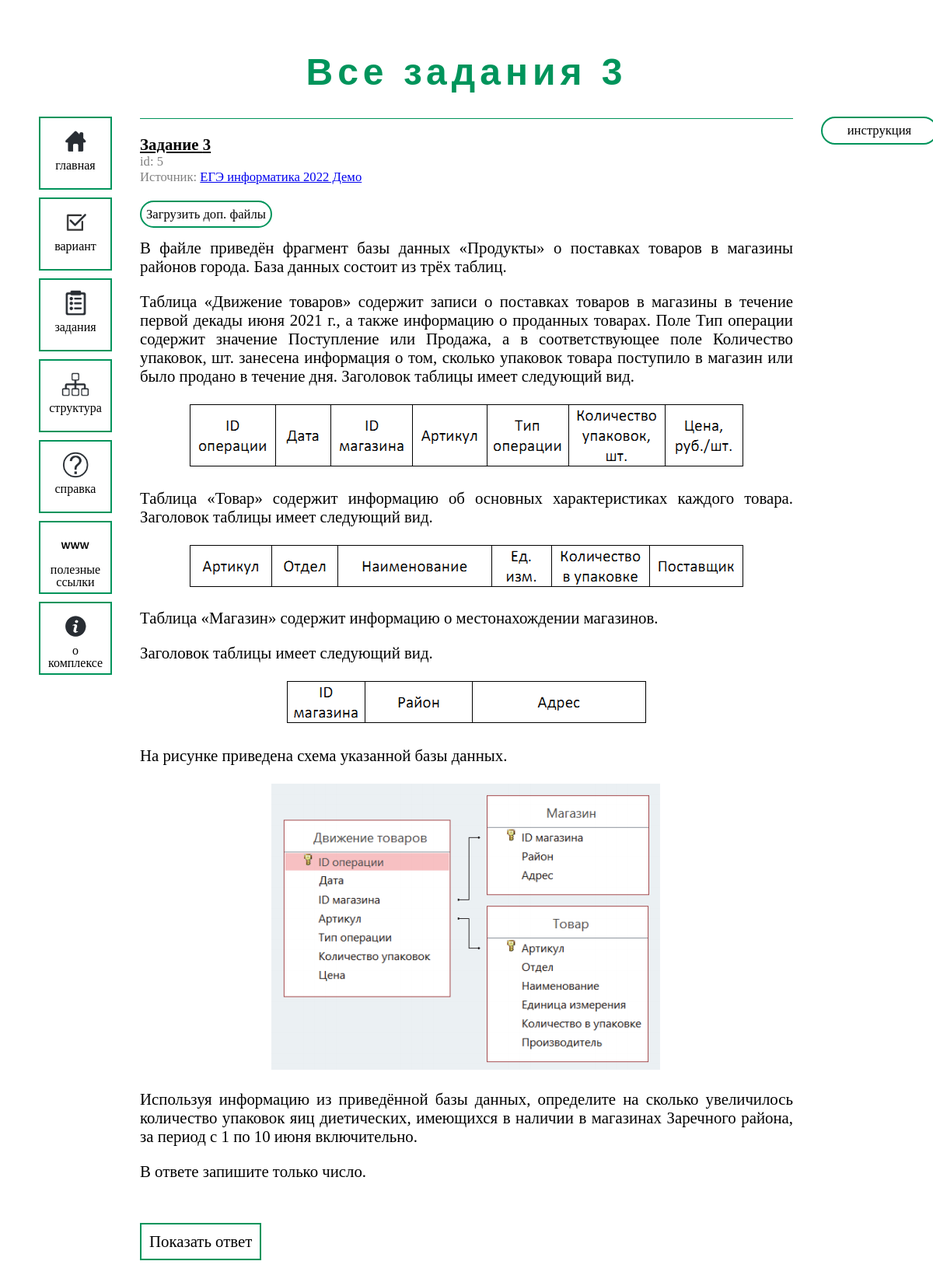
The app's page /training/3 with its own data.
### tables this page shows
CREATE TABLE tasks (id INTEGER PRIMARY KEY UNIQUE NOT NULL, text TEXT, answer TEXT NOT NULL, number INTEGER CHECK (number < 28 AND number > 0), files_path TEXT, source TEXT REFERENCES sources (id), solution TEXT);

CREATE TABLE sources (id INTEGER PRIMARY KEY UNIQUE NOT NULL, name TEXT NOT NULL);

CREATE TABLE images (id INTEGER PRIMARY KEY AUTOINCREMENT NOT NULL UNIQUE, image TEXT, task INTEGER REFERENCES tasks (id), sign TEXT);

### main.py (the view)
@app.route("/training/<int:number>")
def train_number(number):
    return render_template("tasks_with_answer.html",
                           tasks=repository.get_all_number_tasks(number),
                           page_title=f"Все задания {number}")

### Repository.py (called while the page is built)
    def get_task(self, task_id):
        con = sqlite3.connect(self.base_path)
        cur = con.cursor()
        task_inf = cur.execute("SELECT * FROM tasks WHERE id=(?)", (task_id,)).fetchone()
        images = cur.execute("SELECT * FROM images WHERE task=(?)", (task_id,)).fetchall()
        illustrations = [Illustration(image[0], image[1], image[2], image[3]) for image in images]
        illustrations_id = {illustrations[i].base_id: illustrations[i] for i in range(len(illustrations))}
        task_source = None
        if task_inf[5] is not None:
            source_inf = cur.execute("SELECT * FROM sources WHERE id=(?)", (task_inf[5])).fetchall()[0]
            task_source = Source(source_inf[0], source_inf[1])
        return Task(task_inf[0], task_inf[1], illustrations_id, task_inf[2],
                    task_inf[3], task_inf[4], task_source, task_inf[6])

    def get_all_number_tasks(self, number):
        con = sqlite3.connect(self.base_path)
        cur = con.cursor()
        tasks = []
        ids_of_number = cur.execute("SELECT id FROM tasks WHERE number=(?)", (number,)).fetchall()
        ids_of_number = list(map(lambda element: element[0], ids_of_number))
        for number_id in ids_of_number:
            tasks.append(self.get_task(number_id))
        return tasks

### templates/tasks_with_answer.html (shortened to what this page needs)
{% extends "article_temlpate.html" %}
{% import 'task_macro.html' as task_renderer %}
{% block style %}../static/style.css{% endblock %}
{% block header %}{{ page_title }}{% endblock %}
{% block article_body %}
    {% include 'right_side_menu.html' %}
    {% for task in tasks %}
        {{ task_renderer.task_render(task) }}
        <br>
        <button class="button" onclick="getElementById('answer{{ loop.index }}').style.visibility = 'visible'" id="button{{ loop.index }}">Показать ответ</button>
    {% endfor %}
{% endblock %}

### templates/article_temlpate.html
{% extends "base.html" %}
{% block body %}
	<h1 class="title">{% block header %}{% endblock %}</h1>
	<div class="flex_side_menu">
		<a class="button" href="{{ url_for('.main_page') }}">
			<div class="flex_side_menu_card">
				<img src="../static/img/logo/home.png" height="40px" width="40px">
				<p class="side_button_title">главная</p>
			</div>
		</a>
		<a class="button" href="{{ url_for('.variant_page') }}">
			<div class="flex_side_menu_card">
				<img src="../static/img/logo/check.png" height="40px" width="40px">
				<p class="side_button_title">вариант</p>
			</div>
		</a>
		<a class="button" href="{{ url_for('.training_page') }}">
			<div class="flex_side_menu_card">
				<img src="../static/img/logo/list.png" height="40px" width="40px">
				<p class="side_button_title">задания</p>
			</div>
		</a>
		<a class="button" href="{{ url_for('.structure_page') }}">
			<div class="flex_side_menu_card">
				<img src="../static/img/logo/structure.png" height="40px" width="40px">
				<p class="side_button_title">структура</p>
			</div>
		</a>
		<a class="button" href="{{ url_for('.ege_help') }}">
			<div class="flex_side_menu_card">
				<img src="../static/img/logo/question.png" height="40px" width="40px">
				<p class="side_button_title">справка</p>
			</div>
		</a>
		<a class="button" href="{{ url_for('.helpful_links') }}">
			<div class="flex_side_menu_card">
				<img src="../static/img/logo/link.png" height="40px" width="40px">
				<p class="side_button_title">полезные ссылки</p>
			</div>
		</a>
		<a class="button" href="{{ url_for('.about') }}">
			<div class="flex_side_menu_card">
				<img src="../static/img/logo/inf.png" height="40px" width="40px">
				<p class="side_button_title">о комплексе</p>
			</div>
		</a>
	</div>
	<div class="article">
		<div class="line-1"></div>
		{% block article_body %}
		{% endblock %}
	</div>
{% endblock %}

### templates/task_macro.html (shortened to what this page needs)
{% macro task_render(task) -%}
    <p class="task_header"><b>Задание {{ task.number }}</b></p>
    <p class="task_id">id: {{task.base_id}}</p>
    {% if task.source != None %}
        <p class="task_id">Источник: <a href="{{ url_for('.source_page', source_id=task.source.base_id) }}">{{task.source.name}}</a></p>
    {% endif %}
    {% if task.files %}
        <br>
        <a class="download_button" href="{{ url_for('.download_task_files', task_id=task.base_id) }}">Загрузить доп. файлы</a>
    {% endif %}
    {% for inf_line in task.text.split("||") %}
        {% if inf_line != "" and loop.index is not divisibleby 2 %}
            {% set text_lines = inf_line.split("\n") %}
            {% for text_line in text_lines %}
                <p>{{ text_line }}</p>
            {% endfor %}
        {% else %}
            <div class="image_with_text">
                <img src="../static/img/1/{{ task.illustrations[inf_line|int].image_path }}" alt="Картинка" style="margin-bottom: 0px">
            </div>
        {% endif %}
    {% endfor %}
{%- endmacro %}

### templates/base.html (shortened to what this page needs)
<!DOCTYPE html>
<html>
<head>
	<link rel="stylesheet" type="text/css" href="static/style.css">
	<link rel="stylesheet" type="text/css" href="{% block style %}{% endblock %}">
</head>
<body>
	{% block body %}
	{% endblock %}
</body>
</html>

### templates/right_side_menu.html (shortened to what this page needs)
<div class="flex_side_menu_right">
    <button class="right_menu_button"
     onclick="console.log(getElementById('hidden_instruction').style.visibility);if (getElementById('hidden_instruction').style.visibility == 'hidden') getElementById('hidden_instruction').style.visibility = 'visible';
     else getElementById('hidden_instruction').style.visibility = 'hidden'">инструкция</button>
</div>

### static/style.css (style rules this page uses)
.title { text-align: center; font-family: arial; font-size: 3em; letter-spacing: 6px; color: #00945b; }
.article { width: 70vw; margin: auto; text-align: justify; word-wrap: break-word; font-family: cambria; font-size: 1.3em; }
.line-1 { height: 1px; background: #00945b; }
body { padding-top: 25px; }
.task_header { text-align: left; text-decoration: underline; margin-bottom: 0px; }
.task_id { text-align: left; font-size: 0.8em; color: grey; margin-top: 0px; margin-bottom: 0px; }
.button { margin: auto; margin-top: 10px; border-radius: 0px; border-style: solid; border-color: #00945b; align-content: center; border-width: 2px; background-color: white; text-align: center; text-decoration: none; color: black; padding: 10px; font-family: cambria; font-size: 1em; }
.download_button { border-radius: 20px; border-style: solid; border-color: #00945b; border-width: 2px; background-color: white; padding: 6px; font-family: cambria; font-size: 0.8em; font-style: normal; text-decoration: none; color: black; text-align: left; }
.image_with_text { text-align: center; }
.flex_side_menu { display: flex; position: fixed; flex-direction: column; top: 140px; width: 94px; left: 50px; }
.flex_side_menu_card { width: 70px; height: 70px; font-family: calibri; line-height: 1; }
.side_button_title { margin-top: 0px; text-align: center; }
.flex_side_menu_right { display: flex; position: fixed; flex-direction: column; top: 150px; left: 88vw; }
.right_menu_button { border-radius: 20px; width: 150px; border-style: solid; border-color: #00945b; border-width: 2px; background-color: white; padding: 6px; font-family: cambria; font-size: 0.8em; font-style: normal; text-decoration: none; color: black; text-align: center; }

### records on screen
tasks: number "3", base_id "5", source.name "ЕГЭ информатика 2022 Демо", text_lines "В файле приведён фрагмент базы данных «Продукты» о поставках товаров в магазины районов города. База данных состоит из трёх таблиц." "Таблица «Движение товаров» содержит записи о поставках товаров в магазины в течение первой декады июня 2021 г., а также информацию о проданных товарах. Поле Тип операции содержит значение Поступление или Продажа, а в соответствующее поле Количество упаковок, шт. занесена информация о том, сколько упаковок товара поступило в магазин или было продано в течение дня. Заголовок таблицы имеет следующий вид." "Таблица «Товар» содержит информацию об основных характеристиках каждого товара. Заголовок таблицы имеет следующий вид." "Таблица «Магазин» содержит информацию о местонахождении магазинов." "Заголовок таблицы имеет следующий вид." "На рисунке приведена схема указанной базы данных." "Используя информацию из приведённой базы данных, определите на сколько увеличилось количество упаковок яиц диетических, имеющихся в наличии в магазинах Заречного района, за период с 1 по 10 июня включительно." "В ответе запишите только число.", image (picture)

### other values on screen
{{ page_title }} "Все задания 3"
